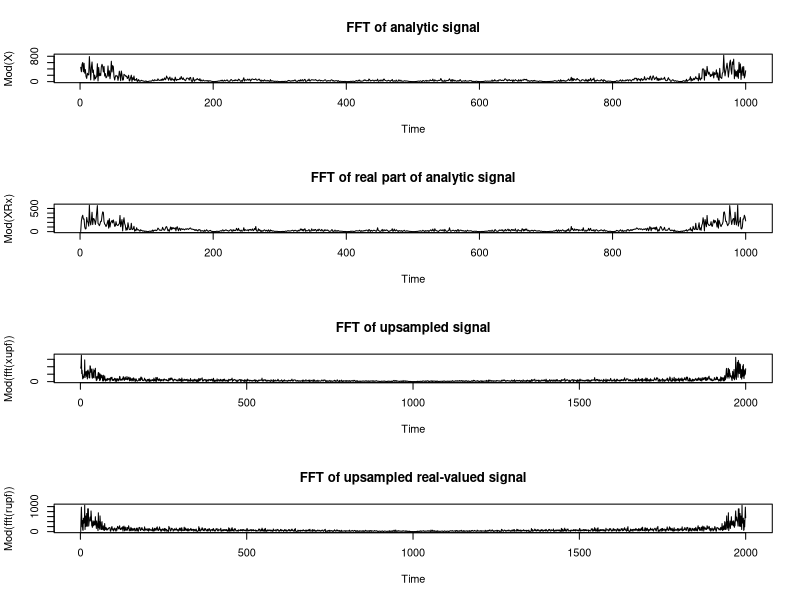

Recreate this plot in R.
# 26463

# Taken from: http://stackoverflow.com/a/16444047/12570
interleave <- function(a, b) { 
  
  shorter <- if (length(a) < length(b)) a else b
  longer  <- if (length(a) >= length(b)) a else b
  
  slen <- length(shorter)
  llen <- length(longer)  
  
  index.short <- (1:slen) + llen
  names(index.short) <- (1:slen)
  
  lindex <- (1:llen) + slen
  names(lindex) <- 1:llen
  
  
  sindex <- 1:slen
  names(sindex) <- 1:slen
  
  index <- c(sindex, lindex)
  index <- index[order(names(index))]
  
  return(c(a, b)[index])
  
}

Rx <- filter(rnorm(1000, 0, 1), rep(1,10), circular=TRUE)
Ix <- filter(rnorm(1000, 0, 1), rep(1,10), circular=TRUE)
x <-  Rx + 1i*Ix

zeroes <- matrix(0,1,1000)

xup <- as.vector(interleave(x,zeroes))
xupf <- filter(Re(xup), rep(1,2), circular=TRUE) + 1i*filter(Im(xup), rep(1,2), circular=TRUE)

rup <- as.vector(interleave(Rx,zeroes))
rupf <- filter(rup, rep(1,2), circular=TRUE) 


X <- fft(x)
XRx <- fft(Rx)

par(mfrow=c(4,1),pty="m")
plot(Mod(X), type="l")
title('FFT of analytic signal')
plot(Mod(XRx), type="l")
title('FFT of real part of analytic signal')
plot(Mod(fft(xupf)), type="l")
title('FFT of upsampled signal')
plot(Mod(fft(rupf)), type="l")
title('FFT of upsampled real-valued signal')
